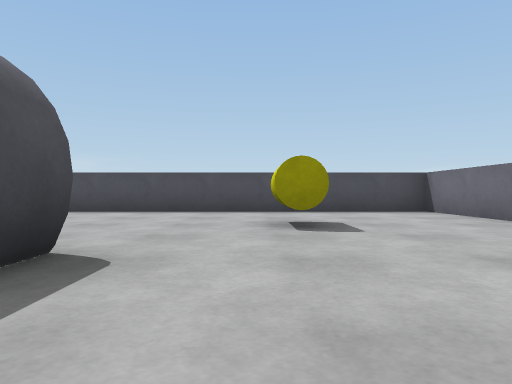
view 1 (above)

16 first-person views from a walk through a world built for the Webots simulator. The camera is 0.2 m above the floor, looks level and sees 70° across. The floor is counted in squares, 0.5 m on a side. Each view is taken from the middle of a square. On the plan, view 1 faces up. The plan holds only what a view shows up to about 9 squares ahead; the rest is blank. The robots in the file are not drawn.

view 2
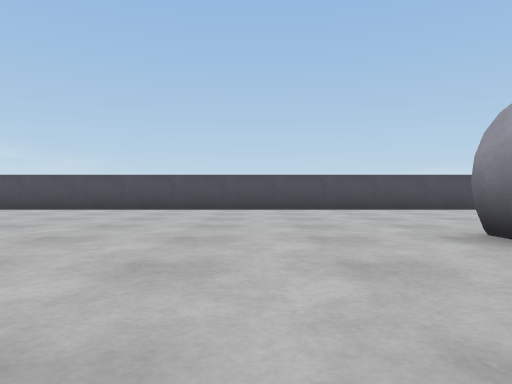

view 3
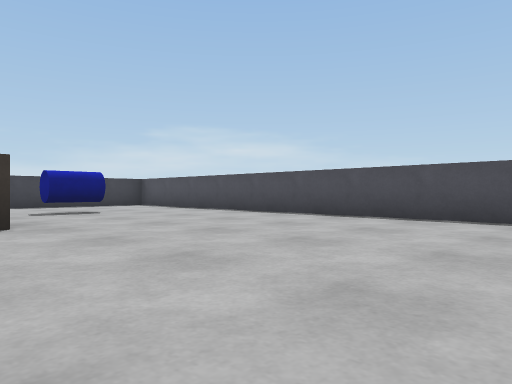

view 4
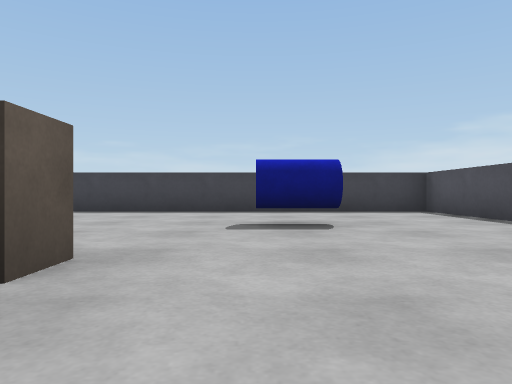

view 5
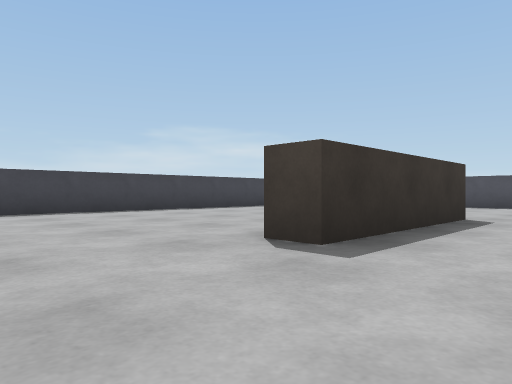

view 6
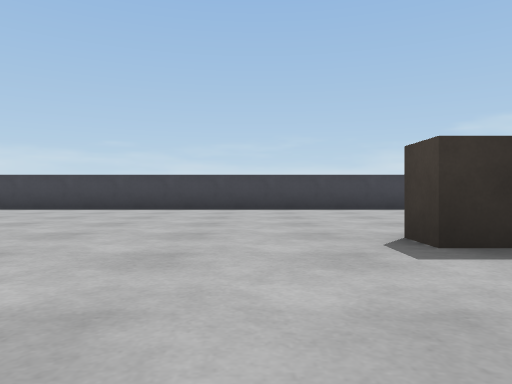

view 7
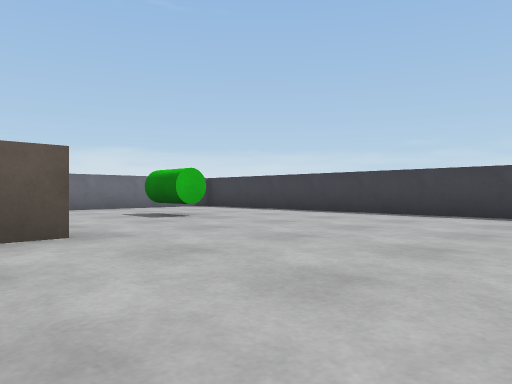

view 8
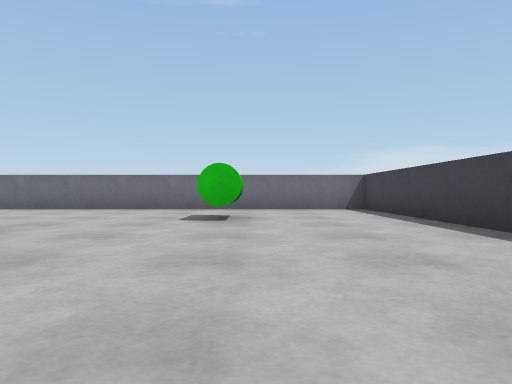

view 9
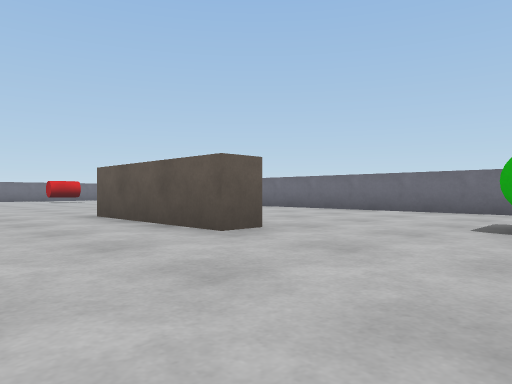

view 10
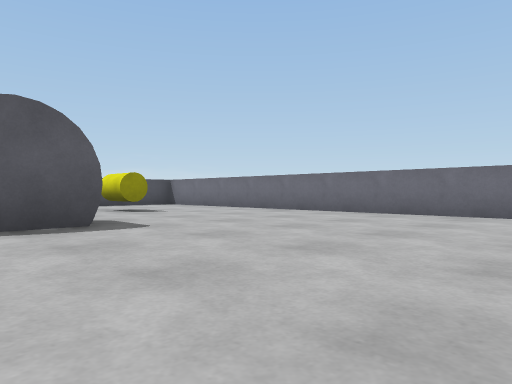

view 11
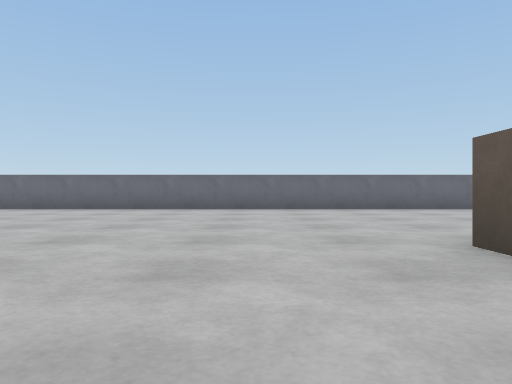

view 12
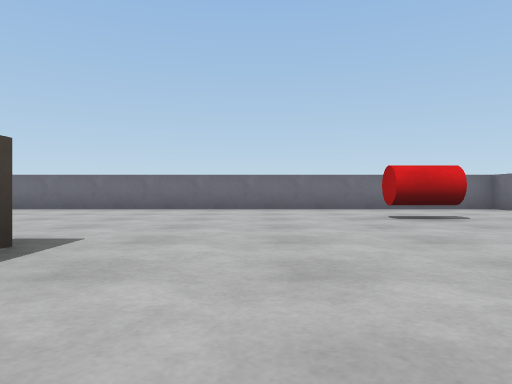

view 13
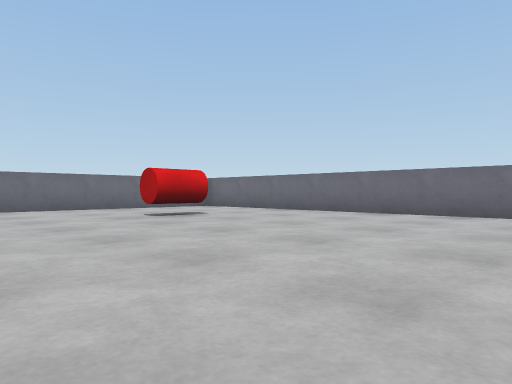

view 14
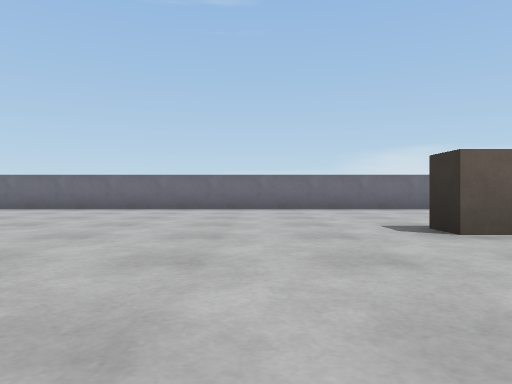

view 15
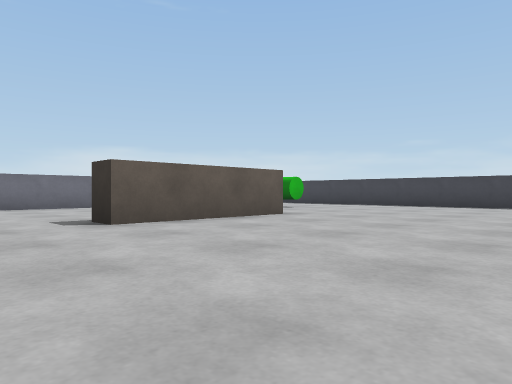

view 16
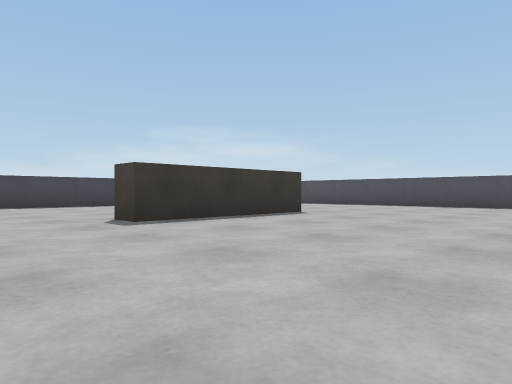

### Floor plan
Points are (right, up) in squares from view 1. A wall is a line through its corners. A room is listed if a view was taken in it or the views show most of it. See-through windows are left out.
Room 1 (views 1, 2, 3, 4, 5, 6, 7, 8, 9, 10, 11, 12, 13, 14, 15, 16)
walls: (-2.8, -4.6) (-2.2, -4.6); (-11.2, 2.9) (-10.6, 2.9) (-10.6, -0.7) (-11.2, -0.7); (-11.1, -8.1) (-11.1, -7.4) (-7.9, -7.4) (-7.9, -8); (3.5, 5) (3.5, 7.5) (-16.5, 7.5) (-16.5, -12.5) (1.2, -12.5); (2.9, -12.5) (3.5, -12.5) (3.5, 3.2)
objects: green cylinder (-14, -10) to (-13, -9); blue cylinder (-14, 4) to (-13, 5); pillar (-3, 2) to (-1, 2); red cylinder (0, -10) to (1, -9); yellow cylinder (0, 4) to (1, 5)

Positions as (right, up) in squares from view 1, and headings:
1: (0, 0), facing up
2: (-5, -1), facing up
3: (-6, 2), facing up-left
4: (-9, 4), facing left
5: (-9, -3), facing up-left
6: (-8, -2), facing left
7: (-10, -4), facing down-left
8: (-14, -4), facing down
9: (-14, -5), facing down-right
10: (-3, -3), facing up-right
11: (-5, -3), facing right
12: (-5, -7), facing right
13: (-5, -6), facing down-right
14: (-6, -4), facing down
15: (-6, -3), facing down-left
16: (-6, -3), facing up-left
